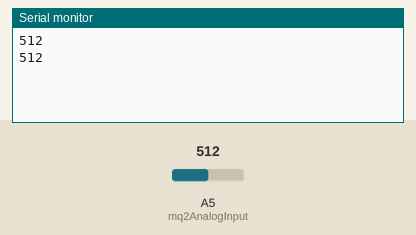
The sketch below on a simulated Arduino Uno, built with avr-gcc and run on an emulated ATmega328P. On the bench: the last lines printed to the serial monitor. The test bench sets the inputs (shaded band); at power-on: A5 (mq2AnalogInput) = 512.

Above: at 1.8 s.
1.9 s: A5 (mq2AnalogInput) set to 716
At 2.6 s:
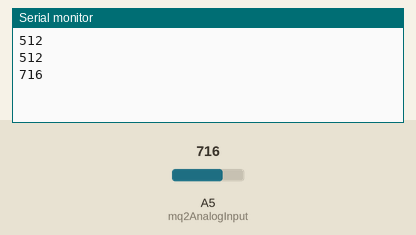
3.4 s: A5 (mq2AnalogInput) set to 900
At 4.8 s:
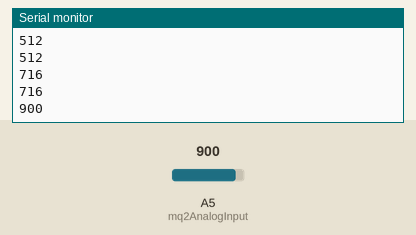
Timing chart, 0 to 6.4 s (numbered marks = the images above; inputs shaded):
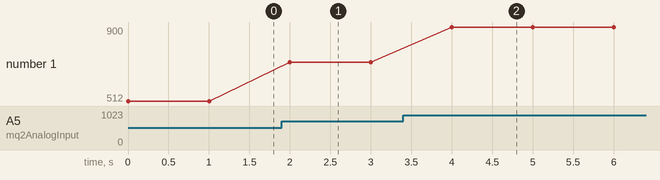

The sketch:

Arduino.ino
```cpp
int mq2AnalogInput = A5;

void setup()
{
  pinMode(mq2AnalogInput, INPUT);

  Serial.begin(9600);
}

void loop()
{
  int smoke = analogRead(mq2AnalogInput);
  Serial.println(smoke);

  delay(1000);
}
```

Measured:
- after the input at 1.9 s, the serial monitor: prints a new line after 0.10 s (image 1)
- after the input at 3.4 s, the serial monitor: prints a new line after 0.60 s (image 2)
- plotted number 1: 512 → 716 after the input at 1.9 s, 716 → 900 after the input at 3.4 s
